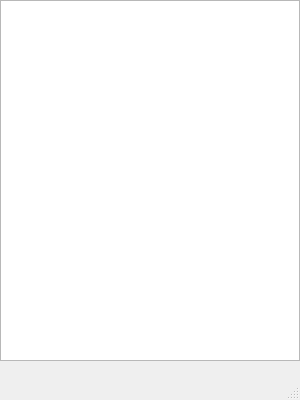
<?xml version="1.0" encoding="UTF-8"?>
<ui version="4.0">
 <class>MainWindow</class>
 <widget class="QMainWindow" name="MainWindow">
  <property name="geometry">
   <rect>
    <x>0</x>
    <y>0</y>
    <width>300</width>
    <height>400</height>
   </rect>
  </property>
  <property name="sizePolicy">
   <sizepolicy hsizetype="Fixed" vsizetype="Fixed">
    <horstretch>0</horstretch>
    <verstretch>0</verstretch>
   </sizepolicy>
  </property>
  <property name="maximumSize">
   <size>
    <width>300</width>
    <height>400</height>
   </size>
  </property>
  <property name="windowTitle">
   <string>QlerkAppQt</string>
  </property>
  <property name="autoFillBackground">
   <bool>true</bool>
  </property>
  <widget class="QWidget" name="centralwidget">
   <widget class="QTextEdit" name="textEdit">
    <property name="geometry">
     <rect>
      <x>0</x>
      <y>0</y>
      <width>300</width>
      <height>361</height>
     </rect>
    </property>
    <property name="sizePolicy">
     <sizepolicy hsizetype="Fixed" vsizetype="Expanding">
      <horstretch>0</horstretch>
      <verstretch>0</verstretch>
     </sizepolicy>
    </property>
    <property name="maximumSize">
     <size>
      <width>300</width>
      <height>361</height>
     </size>
    </property>
    <property name="readOnly">
     <bool>false</bool>
    </property>
   </widget>
  </widget>
  <widget class="QMenuBar" name="menubar">
   <property name="geometry">
    <rect>
     <x>0</x>
     <y>0</y>
     <width>300</width>
     <height>21</height>
    </rect>
   </property>
  </widget>
  <widget class="QStatusBar" name="statusbar"/>
 </widget>
 <resources/>
 <connections/>
</ui>
